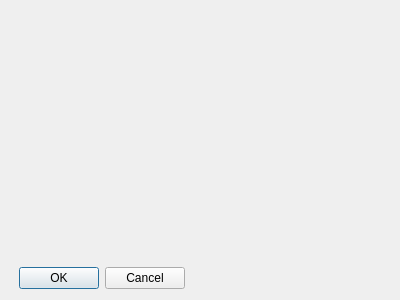
<?xml version="1.0" encoding="UTF-8"?>
<ui version="4.0">
 <class>Dialog</class>
 <widget class="QDialog" name="Dialog">
  <property name="geometry">
   <rect>
    <x>0</x>
    <y>0</y>
    <width>400</width>
    <height>300</height>
   </rect>
  </property>
  <property name="windowTitle">
   <string>Dialog</string>
  </property>
  <widget class="QDialogButtonBox" name="buttonBox">
   <property name="geometry">
    <rect>
     <x>9</x>
     <y>265</y>
     <width>176</width>
     <height>26</height>
    </rect>
   </property>
   <property name="orientation">
    <enum>Qt::Horizontal</enum>
   </property>
   <property name="standardButtons">
    <set>QDialogButtonBox::Cancel|QDialogButtonBox::Ok</set>
   </property>
  </widget>
 </widget>
 <resources/>
 <connections>
  <connection>
   <sender>buttonBox</sender>
   <signal>accepted()</signal>
   <receiver>Dialog</receiver>
   <slot>accept()</slot>
   <hints>
    <hint type="sourcelabel">
     <x>248</x>
     <y>254</y>
    </hint>
    <hint type="destinationlabel">
     <x>157</x>
     <y>274</y>
    </hint>
   </hints>
  </connection>
  <connection>
   <sender>buttonBox</sender>
   <signal>rejected()</signal>
   <receiver>Dialog</receiver>
   <slot>reject()</slot>
   <hints>
    <hint type="sourcelabel">
     <x>316</x>
     <y>260</y>
    </hint>
    <hint type="destinationlabel">
     <x>286</x>
     <y>274</y>
    </hint>
   </hints>
  </connection>
 </connections>
</ui>
